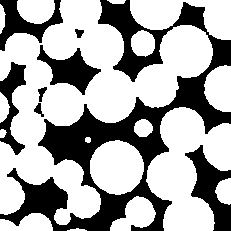
#> input picture testData/ct_tif/solid_water_2phase.tif, 231 x 231 px; its folder holds only this picture in this run
$ python -i simulation_2d.py   (imports and definitions only)
#> lines starting #> are read from the running program, lines starting #| are printed output that depends on the picture; after the words box and inside, x2 and y2 are one past the last pixel; in counts of white or black regions, pixels touching at a corner belong together
"""2D NMR simulation helpers for phase-map and rule-geometry workflows."""

from __future__ import annotations

import json
import math
import re
from dataclasses import asdict, dataclass
from datetime import datetime
from pathlib import Path
from typing import Any, Callable

import matplotlib

# [1 line not run here, left out]

import matplotlib.pyplot as plt
from matplotlib.path import Path as MplPath
import matplotlib.tri as mtri
import numpy as np
import pandas as pd
from PIL import Image
from scipy import ndimage
from scipy.optimize import nnls
from scipy.sparse import csr_matrix, diags, eye
from scipy.sparse.linalg import factorized
from skimage import measure

try:
    import pygimli as pg
    import pygimli.meshtools as mt
except Exception:
    pg = None
    mt = None


OUTSIDE = np.uint8(0)
WATER = np.uint8(1)
SOLID = np.uint8(2)
# Gas/air phase used by segmented CT label images. Red/yellow/white PNG phase
# maps never produce it.
AIR = np.uint8(3)
PHASE_RGB_COLORS = np.asarray(
    [
        [255, 255, 255],
        [255, 0, 0],
        [255, 255, 0],
    ],
    dtype=np.int32,
)
PHASE_COLOR_TOLERANCE = 32.0
MILLISECOND_TIMESTAMP_FRAGMENT = re.compile(r"__\d{8}_\d{6}_\d{3}(?=__|$)")


def millisecond_timestamp() -> str:
    return datetime.now().strftime("%Y%m%d_%H%M%S_%f")[:-3]


def timestamped_name(stem: str, suffix: str) -> str:
#> in inspect_png_phase_map, `rgb = np.asarray(Image.open(input_path).convert("RGB"))`: rgb: shape (231, 231, 3); values 125 (black) and 255 (white), 65.3% white; 8 black regions, largest, box (x1, y1, x2, y2) and area: (0, 0, 231, 231) 13087, (185, 145, 231, 231) 1682, (37, 45, 101, 95) 1311
    stable_stem = MILLISECOND_TIMESTAMP_FRAGMENT.sub("", str(stem))
    return f"{stable_stem}__{millisecond_timestamp()}.{suffix.lstrip('.')}"


@dataclass(frozen=True)
class Simulation2DParams:
    pixel_size_x_um: float = 1.0
    pixel_size_y_um: float = 1.0
    diffusion_um2_per_ms: float = 2.0
    bulk_t2_ms: float = 3000.0
    rho_solid_um_per_ms: float = 0.005
    rho_gas_um_per_ms: float = 0.0
    dt_ms: float = 5.0
    t_max_ms: float = 1500.0
    max_grid_size: int | None = 500
    solver: str = "triangular"
    mesh_bulk_size_um: float = 8.0
    mesh_boundary_size_um: float = 2.0
    mesh_max_points: int = 25000


@dataclass
class PngInspection:
    status: str
    message: str
    input_path: Path
    raw_shape: list[int]
    cropped_shape: list[int]
    phase_counts: dict[str, int]
    labels: np.ndarray
    cropped_png: Path
    preview_png: Path
    error: str | None = None

    def summary(self) -> dict[str, Any]:
        return {
            "status": self.status,
            "message": self.message,
            "input_path": str(self.input_path),
            "raw_shape": self.raw_shape,
            "cropped_shape": self.cropped_shape,
            "phase_counts": self.phase_counts,
            "cropped_png": str(self.cropped_png),
            "preview_png": str(self.preview_png),
            "error": self.error,
        }


@dataclass(frozen=True)
class RuleGeometry2D:
    coupled: bool = True
    canvas_width_px: int = 160
    canvas_height_px: int = 100
    large_pore_radius_px: int = 24
    small_pore_radius_px: int = 16
    throat_length_px: int = 30
    throat_width_px: int = 8
    large_side_um: float = 20.0
    small_side_um: float = 8.0
    large_depth_um: float = 20.0
    small_depth_um: float = 8.0
    throat_length_um: float = 5.0
    throat_width_um: float = 1.0
    large_air_area_um2: float = 0.0
    small_air_area_um2: float = 0.0
    ideal_mesh_area_um2: float = 0.05
    ideal_mesh_quality: float = 34.0


# [5 lines left out: function classify_png, not called in this run]


def unsupported_phase_color_count(rgb: np.ndarray, tolerance: float = PHASE_COLOR_TOLERANCE) -> int:
#> called with tolerance = 32
    rgb32 = rgb.astype(np.int32)
    dist2 = np.sum((rgb32[..., None, :] - PHASE_RGB_COLORS[None, None, :, :]) ** 2, axis=-1)
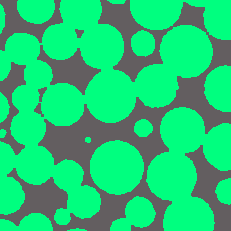
#> dist2: shape (231, 231, 3) int64; mean R, G, B 17597.4, 101623.4, 59610.4; drawn with min black and max white
    min_distance = np.sqrt(np.min(dist2, axis=-1))
    return int(np.count_nonzero(min_distance > tolerance))


# [47 lines left out: functions _rgb_color_counts, normalize_png_phase_colors, sample_bbox, save_phase_preview, not called in this run]


def inspect_png_phase_map(png_path: Path, output_dir: Path) -> PngInspection:
    input_path = Path(png_path)
    output_dir = Path(output_dir)
    cropped_png = output_dir / timestamped_name(f"{input_path.stem}__cropped_phase", "png")
    preview_png = output_dir / timestamped_name(f"{input_path.stem}__classified_preview", "png")
    try:
        rgb = np.asarray(Image.open(input_path).convert("RGB"))
        unsupported_count = unsupported_phase_color_count(rgb)
#> unsupported_count = 18521
        if unsupported_count:
            return PngInspection(
                "failed",
                f"PNG phase map contains {unsupported_count} pixel(s) outside the supported red/yellow/white phase colors.",
                input_path,
                [int(rgb.shape[0]), int(rgb.shape[1])],
                [],
                {},
                np.zeros((0, 0), dtype=np.uint8),
                cropped_png,
                preview_png,
                "unsupported_colors",
            )
        labels_full = classify_png(rgb)
        raw_shape = [int(labels_full.shape[0]), int(labels_full.shape[1])]
        row_min, row_max, col_min, col_max = sample_bbox(labels_full)
        labels = labels_full[row_min : row_max + 1, col_min : col_max + 1]
        counts = {
            "outside_px": int(np.sum(labels == OUTSIDE)),
            "water_px": int(np.sum(labels == WATER)),
            "solid_px": int(np.sum(labels == SOLID)),
        }
        save_phase_preview(labels, cropped_png)
        save_phase_preview(labels, preview_png)
        if counts["water_px"] <= 0:
            return PngInspection(
                "failed",
                "PNG phase map has no red liquid/water pixels.",
                input_path,
                raw_shape,
                [int(labels.shape[0]), int(labels.shape[1])],
                counts,
                labels,
                cropped_png,
                preview_png,
                "no_liquid_pixels",
            )
        if counts["solid_px"] <= 0:
            return PngInspection(
                "failed",
                "PNG phase map has no yellow solid pixels.",
                input_path,
                raw_shape,
                [int(labels.shape[0]), int(labels.shape[1])],
                counts,
                labels,
                cropped_png,
                preview_png,
                "no_solid_pixels",
            )
        return PngInspection(
            "success",
            "PNG phase map inspected and white border cropped.",
            input_path,
            raw_shape,
            [int(labels.shape[0]), int(labels.shape[1])],
            counts,
            labels,
            cropped_png,
            preview_png,
        )
    except ValueError as exc:
        return PngInspection(
            "failed",
            str(exc),
            input_path,
            [],
            [],
            {},
            np.zeros((0, 0), dtype=np.uint8),
            cropped_png,
            preview_png,
            "empty_sample",
        )
    except Exception as exc:
        return PngInspection(
            "failed",
            "PNG phase-map inspection failed.",
            input_path,
            [],
            [],
            {},
            np.zeros((0, 0), dtype=np.uint8),
            cropped_png,
            preview_png,
            str(exc),
        )


# [798 lines left out: functions downsample_nearest, write_standard_decay_workbook, write_json_summary, _read_first_t2_spectrum_sheet, _second_difference_regularizer_2d, solve_reduced_t2_t2_nnls and 26 more, not called in this run]


def run_png_mesh_decay(
    png_path: Path,
    output_dir: Path,
    params: Simulation2DParams | None = None,
    *,
    normalize_phase_colors: bool = False,
    physical_size_x_um: float | None = None,
    physical_size_y_um: float | None = None,
) -> dict[str, Any]:
    cfg = params or Simulation2DParams()
    output_dir = Path(output_dir)
    output_dir.mkdir(parents=True, exist_ok=True)
    original_png_path = Path(png_path)
    simulation_input_path = original_png_path
    normalization_summary: dict[str, Any] | None = None
    if normalize_phase_colors:
        normalization_summary = normalize_png_phase_colors(original_png_path, output_dir / "input")
        simulation_input_path = Path(normalization_summary["normalized_png"])

    inspection = inspect_png_phase_map(simulation_input_path, output_dir / "input")
    if inspection.status != "success":
        failed_summary = inspection.summary() | {
            "status": "failed",
            "stage": "input",
            "original_input_path": str(original_png_path.resolve()),
            "simulation_input_path": str(simulation_input_path.resolve()),
        }
#> failed_summary = 12 items
        if normalization_summary is not None:
            failed_summary["normalization"] = normalization_summary
            failed_summary["normalized_png"] = normalization_summary["normalized_png"]
        return failed_summary

    labels, scale = downsample_nearest(inspection.labels, cfg.max_grid_size)
    cropped_height, cropped_width = inspection.labels.shape
    base_pixel_size_x_um = (
        float(physical_size_x_um) / float(cropped_width)
        if physical_size_x_um is not None and cropped_width > 0
        else cfg.pixel_size_x_um
    )
    base_pixel_size_y_um = (
        float(physical_size_y_um) / float(cropped_height)
        if physical_size_y_um is not None and cropped_height > 0
        else cfg.pixel_size_y_um
    )
    effective = Simulation2DParams(
        pixel_size_x_um=base_pixel_size_x_um * scale,
        pixel_size_y_um=base_pixel_size_y_um * scale,
        diffusion_um2_per_ms=cfg.diffusion_um2_per_ms,
        bulk_t2_ms=cfg.bulk_t2_ms,
        rho_solid_um_per_ms=cfg.rho_solid_um_per_ms,
        rho_gas_um_per_ms=cfg.rho_gas_um_per_ms,
        dt_ms=cfg.dt_ms,
        t_max_ms=cfg.t_max_ms,
        max_grid_size=cfg.max_grid_size,
        solver="triangular",
        mesh_bulk_size_um=cfg.mesh_bulk_size_um,
        mesh_boundary_size_um=cfg.mesh_boundary_size_um,
        mesh_max_points=cfg.mesh_max_points,
    )

    stem = original_png_path.stem
    mesh_png = output_dir / "mesh" / timestamped_name(f"{stem}_triangular_mesh", "png")
    mesh_bms = output_dir / "mesh" / timestamped_name(f"{stem}_triangular_mesh", "bms")
    mesh_quality_csv = output_dir / "mesh" / timestamped_name(f"{stem}_mesh_quality", "csv")
    mesh_quality_hist = output_dir / "mesh" / timestamped_name(f"{stem}_mesh_quality_histogram", "png")
    curve_csv = output_dir / "decay" / timestamped_name(f"{stem}_nmr_decay", "csv")
    curve_png = output_dir / "decay" / timestamped_name(f"{stem}_nmr_decay", "png")
    decay_xlsx = output_dir / "decay" / timestamped_name(f"{stem}__standard_decay", "xlsx")

    time_ms, amplitude, mesh_summary = solve_decay_triangular(
        labels,
        effective,
        mesh_png,
        mesh_bms,
        mesh_quality_csv,
        mesh_quality_hist,
    )
    normalized = amplitude / max(float(amplitude[0]), 1e-30)
    curve_csv.parent.mkdir(parents=True, exist_ok=True)
    pd.DataFrame({"time_ms": time_ms, "signal": amplitude, "normalized_signal": normalized}).to_csv(
        curve_csv,
        index=False,
    )
    save_decay_plot(time_ms, normalized, curve_png, title=f"{stem} T2 decay")
    write_standard_decay_workbook(decay_xlsx, time_ms, amplitude)

    result: dict[str, Any] = {
        "status": "success",
        "stage": "decay",
        "input_path": str(original_png_path.resolve()),
        "original_input_path": str(original_png_path.resolve()),
        "simulation_input_path": str(simulation_input_path.resolve()),
        "raw_shape": inspection.raw_shape,
        "cropped_shape": inspection.cropped_shape,
        "simulation_shape": [int(labels.shape[0]), int(labels.shape[1])],
        "downsample_scale": float(scale),
        "phase_counts": inspection.phase_counts,
        "base_pixel_size_um": {"x": float(base_pixel_size_x_um), "y": float(base_pixel_size_y_um)},
        "physical_size_um": {
            "x": None if physical_size_x_um is None else float(physical_size_x_um),
            "y": None if physical_size_y_um is None else float(physical_size_y_um),
            "applied_after_white_border_crop": True,
        },
        "params_used": asdict(effective),
        "solver_used": "triangular",
        "pygimli_available": True,
        "cropped_png": str(inspection.cropped_png),
        "preview_png": str(inspection.preview_png),
        "mesh_png": str(mesh_png.resolve()),
        "pygimli_mesh_bms": str(mesh_bms.resolve()),
        "mesh_quality_csv": str(mesh_quality_csv.resolve()),
        "mesh_quality_histogram_png": str(mesh_quality_hist.resolve()),
        "curve_csv": str(curve_csv.resolve()),
        "curve_png": str(curve_png.resolve()),
        "standard_decay_xlsx": str(decay_xlsx.resolve()),
        "mesh_or_boundary_summary": mesh_summary,
        "time_point_count": int(len(time_ms)),
        "simulation_stages": {
            "geometry": [str(inspection.cropped_png), str(inspection.preview_png)],
            "mesh": [str(mesh_png), str(mesh_bms), str(mesh_quality_csv), str(mesh_quality_hist)],
            "decay": [str(curve_csv), str(curve_png), str(decay_xlsx)],
        },
    }
    if normalization_summary is not None:
        result["normalization"] = normalization_summary
        result["normalized_png"] = normalization_summary["normalized_png"]
        result["simulation_stages"]["geometry"] = [
            normalization_summary["normalized_png"],
            *result["simulation_stages"]["geometry"],
        ]
    result["summary_json"] = str(write_json_summary(output_dir / timestamped_name("simulation_2d_summary", "json"), result))
    return result


# [436 lines left out: functions build_rule_geometry_labels, save_rule_geometry_png, create_ideal_triangle_pore_geometry, solve_pygimli_decay, coupled_triangle_cell_volumes, plot_ideal_triangle_mesh and 4 more, not called in this run]

>>> result = run_png_mesh_decay('../testData/ct_tif/solid_water_2phase.tif', 'out.png')
#> result = 12 items

$ run again, on testData/ct_tif/solid_water_air_3phase.tif
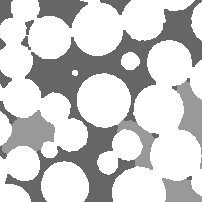
#> input picture testData/ct_tif/solid_water_air_3phase.tif, 202 x 202 px
#> in unsupported_phase_color_count, `rgb32 = rgb.astype(np.int32)`:
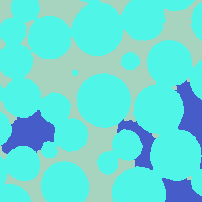
#> rgb32: shape (202, 202, 3) int32; 3 distinct labels, from 102 to 255; one colour per label, 0 black
#> in unsupported_phase_color_count, `min_distance = np.sqrt(np.min(dist2, axis=-1))`:
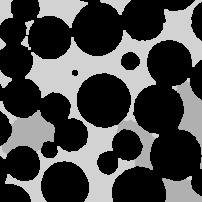
#> min_distance: shape (202, 202) float64; min 0, max 210.3, mean 72.3
#> unsupported_count = 14626
#> failed_summary = 12 items

$ run again, on testData/ct_tif/solid_water_air_back4phase.tif
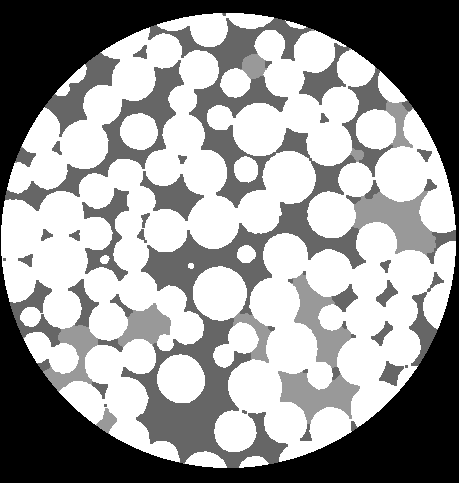
#> input picture testData/ct_tif/solid_water_air_back4phase.tif, 459 x 483 px
#> in unsupported_phase_color_count, `rgb32 = rgb.astype(np.int32)`:
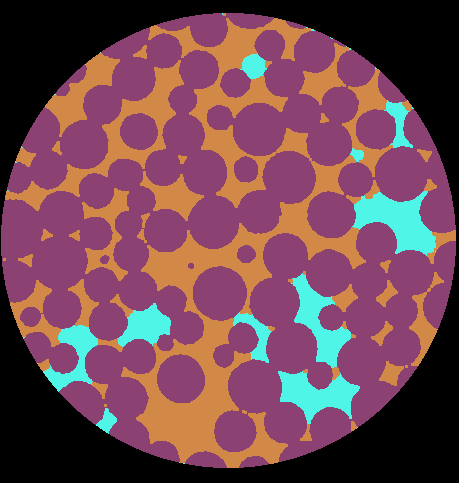
#> rgb32: shape (483, 459, 3) int32; 4 distinct labels, from 0 to 255; one colour per label, 0 black
#> in unsupported_phase_color_count, `min_distance = np.sqrt(np.min(dist2, axis=-1))`:
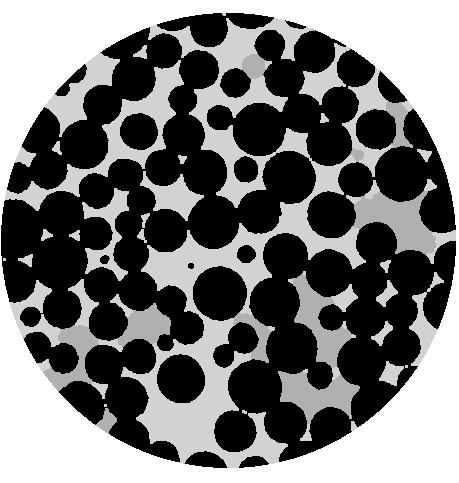
#> min_distance: shape (483, 459) float64; min 0, max 255, mean 117.3
#> unsupported_count = 113081
#> failed_summary = 12 items
